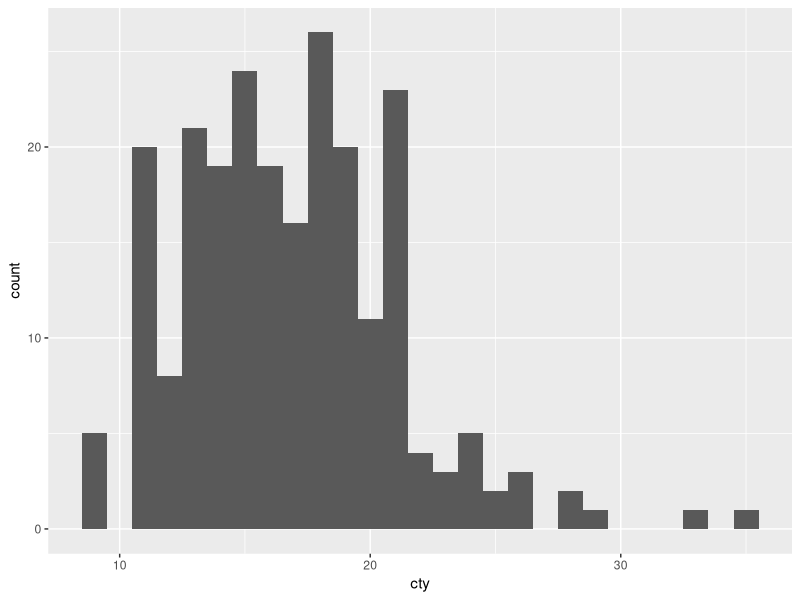
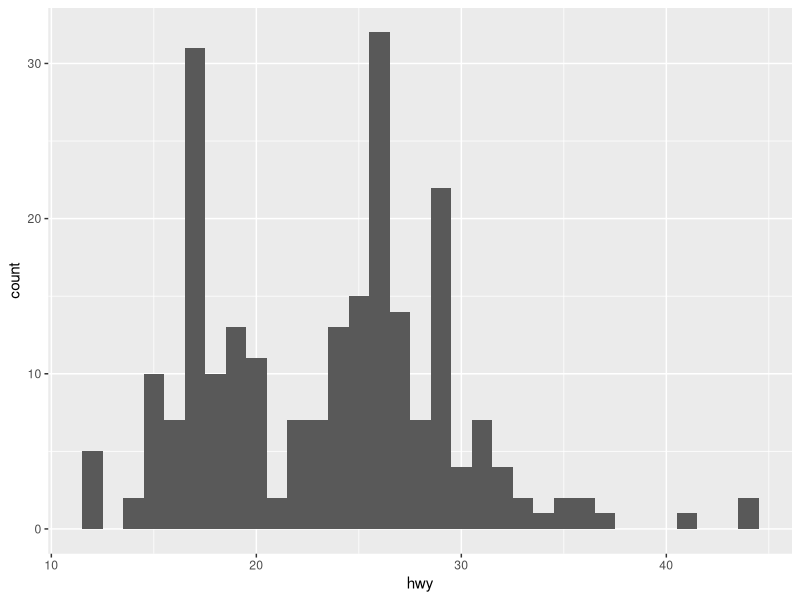

These figures' R source, in order: (Note: this script raises an error after producing the figures.)
# Assignment - Expoloratory Data Analysis (EDA)

rm(list = ls())
graphics.off()

library(dplyr)
library(tidyr)
library(ggplot2)
library(cowplot)

# data
df <- ggplot2::mpg


# Exercise 1

# Explore dataset
help("mpg") # description
str(df) # table structure
nrow(df); ncol(df) # rows / columns

# Find and convert character variables to factor
colnames(df)[sapply(df, class) == 'character']
df <- df %>% 
  mutate(manufacturer = as.factor(manufacturer),
         model = as.factor(model),
         trans = as.factor(trans),
         drv = as.factor(drv),
         fl = as.factor(fl),
         class = as.factor(class))

# Summary statistics for variables
summary(df)

# What about cyl variable numeric or factor?
df <- df %>% 
  mutate(cyl = as.factor(cyl))


# Exercise 2

# cty & hwy variables

# cty first peek (histogram):
df %>% 
  ggplot(aes(x = cty)) +
  geom_histogram(binwidth = 1)

# Questions?
#   Are there any missing values in cty?
#   Where is the peak (most frequent) value for cty?
#   Does mean or median value come near the most frequent value?

df %>% 
  summarise(mean = mean(cty),
            med = median(cty))

# hwy first peek (histogram):
df %>% 
  ggplot(aes(x = hwy)) +
  geom_histogram(binwidth = 1)

# Questions?
#   Are there more than 1 peak values for hwy?
#   Why do you think there are more than 1 peaks in hwy?
#   Does mean or median value returns any relevant information?

df %>% 
  summarise(mean = mean(hwy),
            med = median(hwy))

# Figure: cty & hwy as subplots - histogram (export)

# cty histogram for exporting
fig.cty <- df %>% 
  ggplot(aes(x = cty)) +
  geom_histogram(binwidth = 1, color = "black", fill = "gray40") +
  scale_x_continuous(breaks = seq(0,50,2)) +
  scale_y_continuous(breaks = seq(0,30,2)) +
  xlab("City miles per gallon") +
  ylab("Frequency") +
  ggtitle("City and Highway miles per gallon - histograms") +
  theme(axis.text = element_text(size = 14),
        axis.title = element_text(size = 16),
        plot.title = element_text(size = 20, face = "bold"))

# hwy histogram for exporting
fig.hwy <- df %>% 
  ggplot(aes(x = hwy)) +
  geom_histogram(binwidth = 1, color = "black", fill = "gray40") +
  scale_x_continuous(breaks = seq(0,50,2)) +
  scale_y_continuous(breaks = seq(0,40,2)) +
  xlab("Highway miles per gallon") +
  ylab("Frequency") +
  theme(axis.text = element_text(size = 14),
        axis.title = element_text(size = 16),
        plot.title = element_text(size = 20, face = "bold"))

fig.subplot <- cowplot::plot_grid(fig.cty, fig.hwy, ncol = 1)

ggsave(filename = "./figure/03_assignment_subplot_hist_cty_hwy_cars.png", plot = fig.subplot,
       units = "cm", width = 29.7, height = 21, dpi = 600)


# Figure: cty & hwy on 1 plot - area plot (export)

# data wrangling
df.cty.hwy.long <- df %>% 
  select(cty, hwy) %>% 
  tidyr::pivot_longer(cols = c("cty", "hwy"), names_to = "measure", values_to = "values")

df.cty.hwy.long %>% 
  ggplot(aes(x = values, fill = measure)) +
  geom_area(stat = "bin", binwidth = 1, color = "black", alpha = 1/5) +
  scale_x_continuous(breaks = seq(0,50,2)) +
  scale_y_continuous(breaks = seq(0,50,2)) +
  xlab("Miles per gallon") +
  ylab("Frequency") +
  ggtitle("City and Highway miles per gallon - area plot") +
  theme(axis.text = element_text(size = 14),
        axis.title = element_text(size = 16),
        plot.title = element_text(size = 20, face = "bold"),
        legend.text = element_text(size = 16),
        legend.title = element_text(size = 20, face = "bold"))

ggsave(filename = "./figure/03_assignment_area_cty_hwy_cars.png", plot = last_plot(),
       units = "cm", width = 29.7, height = 21, dpi = 600)


# Exercise 3

# Questions?
#   What is the minimum engine displacement in the data?
#   What is the maximum engine displacement in the data?
#   Are some engine displacements more frequent in the dataset?
#   Why do you think this is so?

# Figure: Engine displacement in litres - frequency polygon (export)
df %>% 
  ggplot(aes(x = displ)) +
  geom_freqpoly(binwidth = 0.2, size = 1.2, color = "black") +
  scale_x_continuous(breaks = seq(0,8,0.2)) +
  scale_y_continuous(breaks = seq(0,40,5)) +
  xlab("Displacement in litres") +
  ylab("Frequency") +
  ggtitle("Engine displacement - frequency polygon") +
  theme(axis.text = element_text(size = 14),
        axis.title = element_text(size = 16),
        plot.title = element_text(size = 20, face = "bold"))

ggsave(filename = "./figure/03_assignment_freq_displ_cars.png", plot = last_plot(),
       units = "cm", width = 29.7, height = 21, dpi = 600)



# Exercise 4

# Questions?
#   Which manufacturer has the most cars in given dataset?
#   Engines with how many cylinders are the least frequent?
#   How many different transmission types are in given car dataset?
#   How many different fuel types are in given car dataset?


fig.manufact <- df %>% 
  ggplot(aes(x = manufacturer)) +
  geom_bar(stat = "count", fill = "gray60", color = "black") +
  scale_y_continuous(breaks = seq(0,50,5)) +
  xlab("Car manufacturer") +
  ylab("Car count") +
  theme(axis.text = element_text(size = 14),
        axis.title = element_text(size = 16),
        plot.title = element_text(size = 20, face = "bold"))

fig.cyl <- df %>% 
  ggplot(aes(x = cyl)) +
  geom_bar(stat = "count", fill = "gray60", color = "black") +
  scale_y_continuous(breaks = seq(0,90,10)) +
  xlab("Number of cylinders") +
  ylab("Car count") +
  theme(axis.text = element_text(size = 14),
        axis.title = element_text(size = 16),
        plot.title = element_text(size = 20, face = "bold"))

fig.trans <- df %>% 
  ggplot(aes(x = trans)) +
  geom_bar(stat = "count", fill = "gray60", color = "black") +
  scale_y_continuous(breaks = seq(0,90,10)) +
  xlab("Transmission type") +
  ylab("Car count") +
  theme(axis.text = element_text(size = 14),
        axis.title = element_text(size = 16),
        plot.title = element_text(size = 20, face = "bold"))

fig.fl <- df %>% 
  ggplot(aes(x = fl)) +
  geom_bar(stat = "count", fill = "gray60", color = "black") +
  scale_y_continuous(breaks = seq(0,200,25)) +
  xlab("Fuel type") +
  ylab("Car count") +
  theme(axis.text = element_text(size = 14),
        axis.title = element_text(size = 16),
        plot.title = element_text(size = 20, face = "bold"))

first_row <- cowplot::plot_grid(fig.manufact, nrow = 1)
second_row <- cowplot::plot_grid(fig.trans, nrow = 1)
third_row <- cowplot::plot_grid(fig.fl, fig.cyl, nrow = 1)

fig.subplot <- cowplot::plot_grid(first_row, second_row, third_row, 
                                  ncol = 1, nrow = 3)

ggsave(filename = "./figure/03_assignment_subplot_barplot_mctf_cars.png", plot = fig.subplot,
       units = "cm", width = 29.7, height = 21, dpi = 600)
